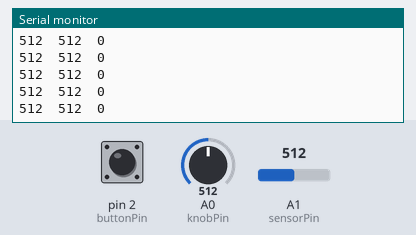
The sketch below on a simulated Arduino Uno, built with avr-gcc and run on an emulated ATmega328P. Shown: the last lines printed to the serial monitor. Inputs (shaded band) come from the test bench; at power-on: A0 (knobPin) = 512, A1 (sensorPin) = 512, pin 2 (buttonPin) LOW.

Above: at 1.2 s.
1.3 s: A0 (knobPin) set to 105
At 2.4 s:
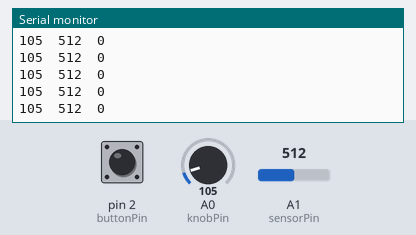
4.3 s: A0 (knobPin) set to 94
At 5.1 s:
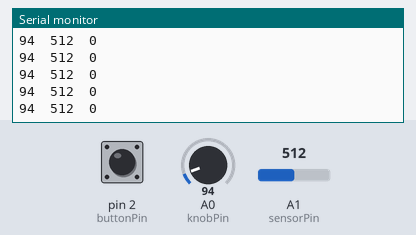
5.8 s: A0 (knobPin) set to 11
At 6.5 s:
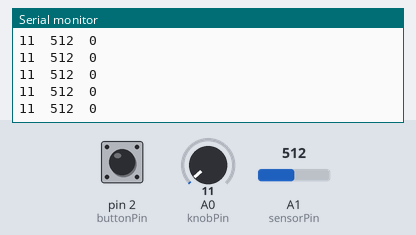
7.3 s: A0 (knobPin) set to 8
At 8.4 s:
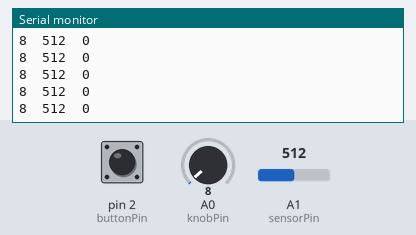
10.3 s: A1 (sensorPin) set to 111
At 11.0 s:
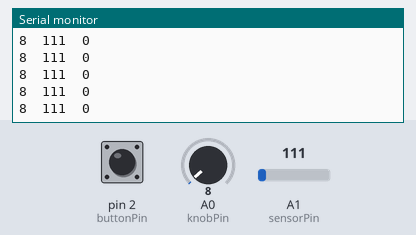
11.8 s: A1 (sensorPin) set to 94
At 12.8 s:
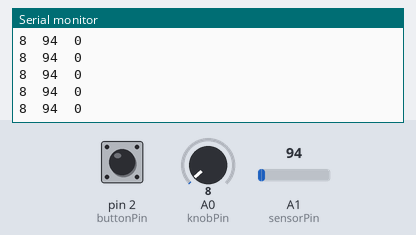
Timing chart, 0 to 14.3 s (numbered marks = the images above; inputs shaded):
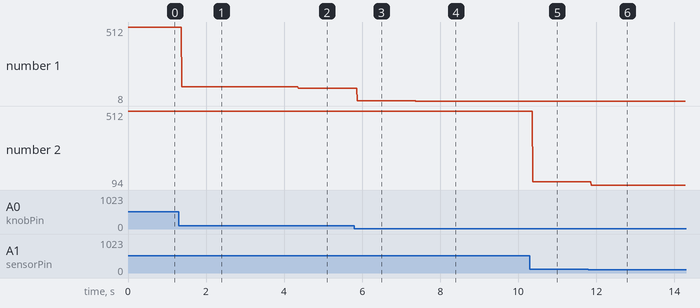

Measured:
- after the input at 1.3 s, the serial monitor: prints a new line after 0.07 s (image 1)
- after the input at 4.3 s, the serial monitor: prints a new line after 0.07 s (image 2)
- after the input at 5.8 s, the serial monitor: prints a new line after 0.08 s (image 3)
- after the input at 7.3 s, the serial monitor: prints a new line after 0.08 s (image 4)
- after the input at 10.3 s, the serial monitor: prints a new line after 0.07 s (image 5)
- after the input at 11.8 s, the serial monitor: prints a new line after 0.07 s (image 6)
- plotted number 1: 512 → 105 after the input at 1.3 s, 105 → 94 after the input at 4.3 s, 94 → 11 after the input at 5.8 s, 11 → 8 after the input at 7.3 s
- plotted number 2: 512 → 111 after the input at 10.3 s, 111 → 94 after the input at 11.8 s

The sketch:

arduinoSerial.ino
```cpp
/* Basis for arduino code
** Each pin should be read and printed on the same line
** main.js construction of allPins from pins[] should correspond with the order of the pins in this arduino code
*/

int knobPin = A0;
int knobValue = 0;

int sensorPin = A1;
int sensorValue = 0;

int buttonPin = 2;
int buttonValue = 0;

// init more pin and value vars as needed

void setup() {
  // set pinModes as needed (digital pins)
  pinMode(buttonPin, INPUT);
  Serial.begin(9600);
}

void loop() {
  // read each pint and print everything on a single line separated by \t and ending with \n

  // A0
  // will be pins[0] in main.js
  knobValue = analogRead(knobPin);
  Serial.print(knobValue);
  Serial.print("\t");

  // A1
  // will be pins[1] in main.js
  sensorValue = analogRead(sensorPin);
  Serial.print(sensorValue);
  Serial.print("\t");

  // D2
  // will be pins[2] in main.js
  buttonValue = digitalRead(buttonPin);
  Serial.print(buttonValue);
  Serial.print("\t");

  // read/print more pins as needed

  Serial.println(); // \n

}
```
